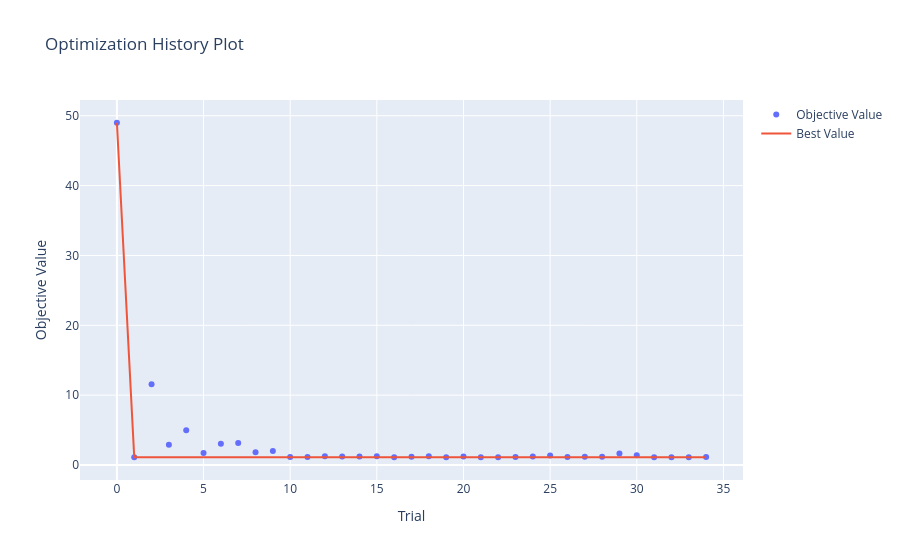
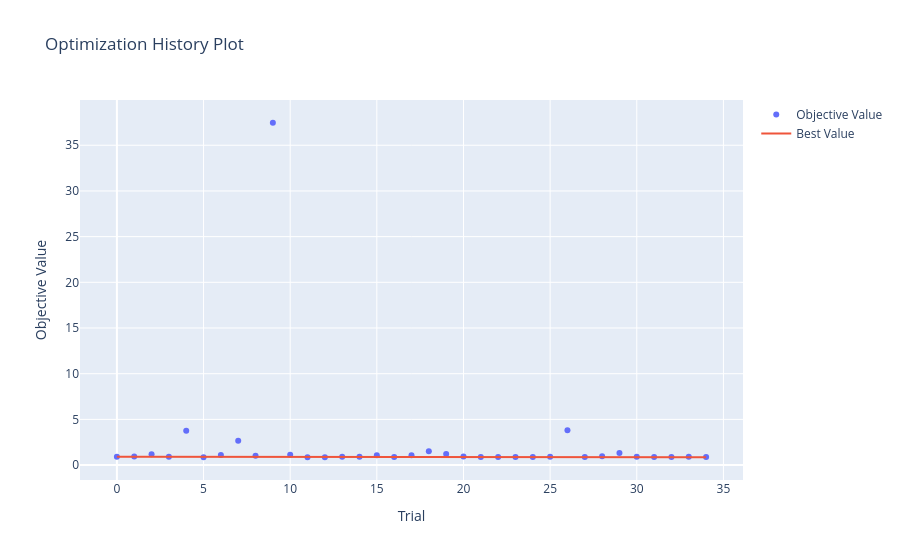
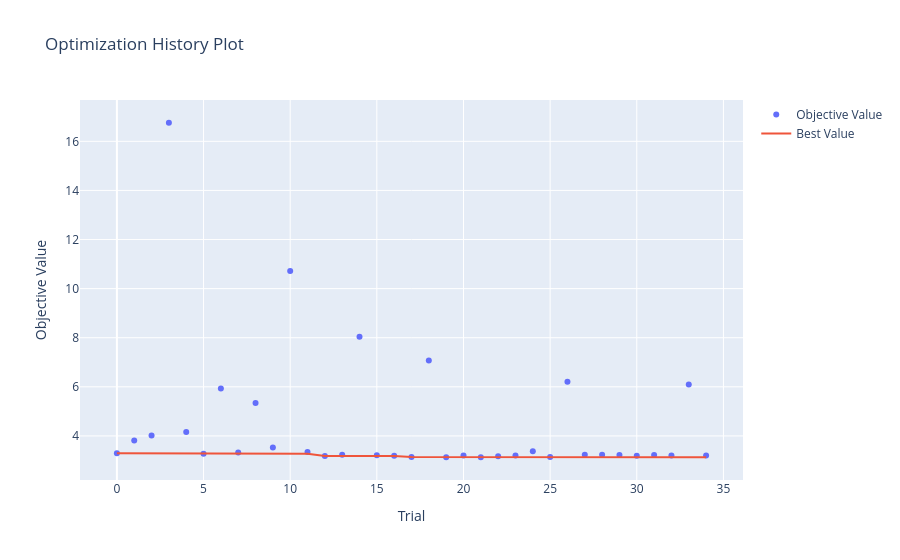
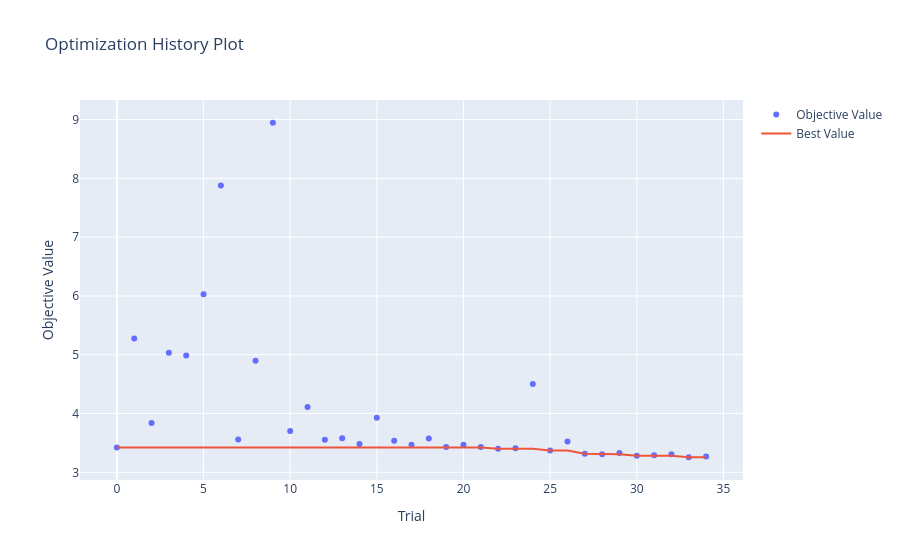

The notebook cell saved with these charts, in order:
### Markdown cell above
# Hyperparameter tuning

### Code cell
RUN_TUNING = True
# from optuna.integration.lightgbm import LightGBMPruningCallback

# 1. Define the Tuning Function to avoid code repetition
def run_optuna_tuning(model_name, X, y, groups, n_trials=35):
    print(f"\n=== Starting Tuning for {model_name} ===")
    
    def objective(trial):
        # Reset indices to ensure alignment
        X_reset = X.reset_index(drop=True)
        y_reset = y.reset_index(drop=True)
        groups_reset = groups.reset_index(drop=True)
        boosting_type = trial.suggest_categorical('boosting_type', ['gbdt', 'dart'])

        param_grid = {
            'objective': 'regression',
            'metric': 'rmse',
            'verbosity': -1,
            'n_jobs': -1,
            'random_state': 42,
            
            # Search Space
            'num_leaves': trial.suggest_int('num_leaves', 20, 100),
            'max_depth': trial.suggest_int('max_depth', 5, 20),
            'min_data_in_leaf': trial.suggest_int('min_data_in_leaf', 100, 2500),
    #        'min_child_samples': trial.suggest_int('min_child_samples', 10, 100),
            'learning_rate': trial.suggest_float('learning_rate', 0.01, 0.2, log=True),
            'n_estimators': trial.suggest_int('n_estimators', 500, 1000),
            'reg_alpha': trial.suggest_float('reg_alpha', 1e-3, 6.0, log=True),
            'reg_lambda': trial.suggest_float('reg_lambda', 1e-3, 6.0, log=True),
            'colsample_bytree': trial.suggest_float('colsample_bytree', 0.6, 1.0),
            'subsample': trial.suggest_float('subsample', 0.6, 1.0),
            'subsample_freq': 1,
            'boosting_type': f'{boosting_type}'
        }
        callbacks_list = [lgb.early_stopping(stopping_rounds=50, verbose=False)]

        if boosting_type == 'dart':
        # DART cannot use early stopping, so we manually cap the trees and remove the callback
           param_grid['n_estimators'] = trial.suggest_int('n_estimators_dart', 100, 500) # Smaller search space for DART
           callbacks_list = [] # Disable early stopping for this trial
        else:
        # If GBDT or DART is chosen, we can safely sample bagging parameters
            param_grid['subsample'] = trial.suggest_float('subsample', 0.6, 1.0)
            param_grid['subsample_freq'] = 1 # Enable bagging every iteration

        # 5-Fold CV grouped by Game ID
        gkf = GroupKFold(n_splits=5)
        rmse_scores = []

        for train_idx, val_idx in gkf.split(X_reset, y_reset, groups_reset):
            X_tr, X_val = X_reset.iloc[train_idx], X_reset.iloc[val_idx]
            y_tr, y_val = y_reset.iloc[train_idx], y_reset.iloc[val_idx]
            
            # 1. Instantiate the pruning callback for the current trial and metric
            # # The callback will automatically monitor the evaluation set during fit()
            # pruning_callback = LightGBMPruningCallback(
            #     trial, 
            #     metric='rmse', 
            #     valid_name='validation_0' # The name of the eval set we pass below
            # )
            
            model = LGBMRegressor(**param_grid)

            model.fit(
                    X_tr, y_tr,
                    eval_set=[(X_val, y_val)],
                    eval_metric='rmse', # IMPORTANT: Must be specified here for callbacks
                    eval_names=['validation_0'], # Give the eval_set a name for the callback
                    callbacks=callbacks_list #, pruning_callback]
                )
            preds = model.predict(X_val)
            rmse_scores.append(mean_squared_error(y_val, preds))
            #except optuna.exceptions.TrialPruned:
                # If the pruner stops training, we catch the exception and immediately move to the next fold/trial.
                # This is not strictly required since Optuna will catch the exception, but it's cleaner.
           #     raise

        return np.mean(rmse_scores)

    # Create and Run Study
    study = optuna.create_study(direction='minimize', study_name=f"LGBM_{model_name}")
    study.optimize(objective, n_trials=n_trials,  show_progress_bar=True, gc_after_trial=True)
    fig = plot_optimization_history(study)
    fig.show()
    
    # Extract Best Params
    best_p = study.best_params
    best_p.update({
        'objective': 'regression',
        'metric': 'rmse', 
        'n_jobs': -1,
        'random_state': 42
    })
    
    print(f"Best RMSE for {model_name}: {study.best_value:.4f}")
    return best_p

# 2. Run the tuning for each of the 4 models
if RUN_TUNING:
    # Tune Offense DX
    params_off_dx = run_optuna_tuning("Offense_DX", X_off, y_off_dx, offense_df['game_id'])
    
    # Tune Offense DY
    params_off_dy = run_optuna_tuning("Offense_DY", X_off, y_off_dy, offense_df['game_id'])
    
    # Tune Defense DX
    params_def_dx = run_optuna_tuning("Defense_DX", X_def, y_def_dx, defense_df['game_id'])
    
    # Tune Defense DY
    params_def_dy = run_optuna_tuning("Defense_DY", X_def, y_def_dy, defense_df['game_id'])
    
if RUN_TUNING and optuna is not None:
    # ... (Your existing tuning logic) ...
    pass 

else:
    print("Using hardcoded parameters for submission...")
    # PASTE YOUR BEST PARAMETERS HERE FROM YOUR PREVIOUS RUNS
    params_off_dx = {'num_leaves': 31, 'max_depth': 5, 'min_child_samples': 59, 'learning_rate': 0.059156970894708394, 'n_estimators': 2182, 'reg_alpha': 0.3490317001553908, 'reg_lambda': 2.0981155038253685, 'colsample_bytree': 0.7040788130468412, 'subsample': 0.7722014509935089}
    params_off_dy = {'num_leaves': 24, 'max_depth': 5, 'min_child_samples': 28, 'learning_rate': 0.11528901838723876, 'n_estimators': 2436, 'reg_alpha': 1.8078607281073547, 'reg_lambda': 0.11451916591697922, 'colsample_bytree': 0.7258386908317792, 'subsample': 0.6973892371448938}
    params_def_dx = {'num_leaves': 71, 'max_depth': 5, 'min_child_samples': 78, 'learning_rate': 0.0950904546180351, 'n_estimators': 2666, 'reg_alpha': 0.0017053733046530214, 'reg_lambda': 0.005789769242279917, 'colsample_bytree': 0.8372969494740365, 'subsample': 0.7683837307988509}
    params_def_dy = {'num_leaves': 74, 'max_depth': 7, 'min_child_samples': 61, 'learning_rate': 0.019640385485595664, 'n_estimators': 2718, 'reg_alpha': 0.02047422201773614, 'reg_lambda': 0.6382976993016866, 'colsample_bytree': 0.6808937186648424, 'subsample': 0.8838298228445983}

### Figure 1 — Plotly figure (JSON) as saved in the notebook; plotly's stock layout.template omitted (floating-point values rounded to 4 significant figures)
{"data": [{"mode": "markers", "name": "Objective Value", "x": [0, 1, 2, 3, 4, 5, 6, 7, 8, 9, 10, 11, 12, 13, 14, 15, 16, 17, 18, 19, 20, 21, 22, 23, 24, 25, 26, 27, 28, 29, 30, 31, 32, 33, 34], "y": [49.0, 1.121, 11.57, 2.893, 4.99, 1.723, 3.051, 3.136, 1.837, 1.992, 1.159, 1.151, 1.258, 1.207, 1.211, 1.261, 1.115, 1.169, 1.26, 1.119, 1.208, 1.11, 1.127, 1.137, 1.22, 1.375, 1.139, 1.17, 1.179, 1.642, 1.403, 1.114, 1.119, 1.124, 1.138], "type": "scatter"}, {"mode": "lines", "name": "Best Value", "x": [0, 1, 2, 3, 4, 5, 6, 7, 8, 9, 10, 11, 12, 13, 14, 15, 16, 17, 18, 19, 20, 21, 22, 23, 24, 25, 26, 27, 28, 29, 30, 31, 32, 33, 34], "y": [49.0, 1.121, 1.121, 1.121, 1.121, 1.121, 1.121, 1.121, 1.121, 1.121, 1.121, 1.121, 1.121, 1.121, 1.121, 1.121, 1.115, 1.115, 1.115, 1.115, 1.115, 1.11, 1.11, 1.11, 1.11, 1.11, 1.11, 1.11, 1.11, 1.11, 1.11, 1.11, 1.11, 1.11, 1.11], "type": "scatter"}, {"marker": {"color": "#cccccc"}, "mode": "markers", "name": "Infeasible Trial", "showlegend": false, "x": [], "y": [], "type": "scatter"}], "layout": {"title": {"text": "Optimization History Plot"}, "xaxis": {"title": {"text": "Trial"}}, "yaxis": {"title": {"text": "Objective Value"}}}}

### Figure 2 — Plotly figure (JSON) as saved in the notebook; plotly's stock layout.template omitted (floating-point values rounded to 4 significant figures)
{"data": [{"mode": "markers", "name": "Objective Value", "x": [0, 1, 2, 3, 4, 5, 6, 7, 8, 9, 10, 11, 12, 13, 14, 15, 16, 17, 18, 19, 20, 21, 22, 23, 24, 25, 26, 27, 28, 29, 30, 31, 32, 33, 34], "y": [0.9046, 0.9444, 1.193, 0.9002, 3.766, 0.8654, 1.098, 2.668, 1.026, 37.46, 1.126, 0.8659, 0.8557, 0.9039, 0.9056, 1.087, 0.8875, 1.077, 1.499, 1.225, 0.9431, 0.8702, 0.8753, 0.8953, 0.8955, 0.9063, 3.801, 0.8773, 0.9554, 1.323, 0.9031, 0.8733, 0.8709, 0.9089, 0.8898], "type": "scatter"}, {"mode": "lines", "name": "Best Value", "x": [0, 1, 2, 3, 4, 5, 6, 7, 8, 9, 10, 11, 12, 13, 14, 15, 16, 17, 18, 19, 20, 21, 22, 23, 24, 25, 26, 27, 28, 29, 30, 31, 32, 33, 34], "y": [0.9046, 0.9046, 0.9046, 0.9002, 0.9002, 0.8654, 0.8654, 0.8654, 0.8654, 0.8654, 0.8654, 0.8654, 0.8557, 0.8557, 0.8557, 0.8557, 0.8557, 0.8557, 0.8557, 0.8557, 0.8557, 0.8557, 0.8557, 0.8557, 0.8557, 0.8557, 0.8557, 0.8557, 0.8557, 0.8557, 0.8557, 0.8557, 0.8557, 0.8557, 0.8557], "type": "scatter"}, {"marker": {"color": "#cccccc"}, "mode": "markers", "name": "Infeasible Trial", "showlegend": false, "x": [], "y": [], "type": "scatter"}], "layout": {"title": {"text": "Optimization History Plot"}, "xaxis": {"title": {"text": "Trial"}}, "yaxis": {"title": {"text": "Objective Value"}}}}

### Figure 3 — Plotly figure (JSON) as saved in the notebook; plotly's stock layout.template omitted (floating-point values rounded to 4 significant figures)
{"data": [{"mode": "markers", "name": "Objective Value", "x": [0, 1, 2, 3, 4, 5, 6, 7, 8, 9, 10, 11, 12, 13, 14, 15, 16, 17, 18, 19, 20, 21, 22, 23, 24, 25, 26, 27, 28, 29, 30, 31, 32, 33, 34], "y": [3.299, 3.813, 4.015, 16.76, 4.158, 3.269, 5.934, 3.322, 5.338, 3.528, 10.72, 3.347, 3.181, 3.236, 8.039, 3.216, 3.196, 3.139, 7.074, 3.131, 3.201, 3.131, 3.172, 3.198, 3.373, 3.138, 6.21, 3.235, 3.232, 3.227, 3.188, 3.224, 3.205, 6.094, 3.199], "type": "scatter"}, {"mode": "lines", "name": "Best Value", "x": [0, 1, 2, 3, 4, 5, 6, 7, 8, 9, 10, 11, 12, 13, 14, 15, 16, 17, 18, 19, 20, 21, 22, 23, 24, 25, 26, 27, 28, 29, 30, 31, 32, 33, 34], "y": [3.299, 3.299, 3.299, 3.299, 3.299, 3.269, 3.269, 3.269, 3.269, 3.269, 3.269, 3.269, 3.181, 3.181, 3.181, 3.181, 3.181, 3.139, 3.139, 3.131, 3.131, 3.131, 3.131, 3.131, 3.131, 3.131, 3.131, 3.131, 3.131, 3.131, 3.131, 3.131, 3.131, 3.131, 3.131], "type": "scatter"}, {"marker": {"color": "#cccccc"}, "mode": "markers", "name": "Infeasible Trial", "showlegend": false, "x": [], "y": [], "type": "scatter"}], "layout": {"title": {"text": "Optimization History Plot"}, "xaxis": {"title": {"text": "Trial"}}, "yaxis": {"title": {"text": "Objective Value"}}}}

### Figure 4 — Plotly figure (JSON) as saved in the notebook; plotly's stock layout.template omitted (floating-point values rounded to 4 significant figures)
{"data": [{"mode": "markers", "name": "Objective Value", "x": [0, 1, 2, 3, 4, 5, 6, 7, 8, 9, 10, 11, 12, 13, 14, 15, 16, 17, 18, 19, 20, 21, 22, 23, 24, 25, 26, 27, 28, 29, 30, 31, 32, 33, 34], "y": [3.422, 5.274, 3.839, 5.036, 4.985, 6.027, 7.878, 3.557, 4.9, 8.946, 3.701, 4.111, 3.554, 3.577, 3.483, 3.929, 3.538, 3.469, 3.575, 3.432, 3.468, 3.432, 3.401, 3.411, 4.504, 3.372, 3.524, 3.316, 3.306, 3.327, 3.281, 3.29, 3.307, 3.256, 3.268], "type": "scatter"}, {"mode": "lines", "name": "Best Value", "x": [0, 1, 2, 3, 4, 5, 6, 7, 8, 9, 10, 11, 12, 13, 14, 15, 16, 17, 18, 19, 20, 21, 22, 23, 24, 25, 26, 27, 28, 29, 30, 31, 32, 33, 34], "y": [3.422, 3.422, 3.422, 3.422, 3.422, 3.422, 3.422, 3.422, 3.422, 3.422, 3.422, 3.422, 3.422, 3.422, 3.422, 3.422, 3.422, 3.422, 3.422, 3.422, 3.422, 3.422, 3.401, 3.401, 3.401, 3.372, 3.372, 3.316, 3.306, 3.306, 3.281, 3.281, 3.281, 3.256, 3.256], "type": "scatter"}, {"marker": {"color": "#cccccc"}, "mode": "markers", "name": "Infeasible Trial", "showlegend": false, "x": [], "y": [], "type": "scatter"}], "layout": {"title": {"text": "Optimization History Plot"}, "xaxis": {"title": {"text": "Trial"}}, "yaxis": {"title": {"text": "Objective Value"}}}}
